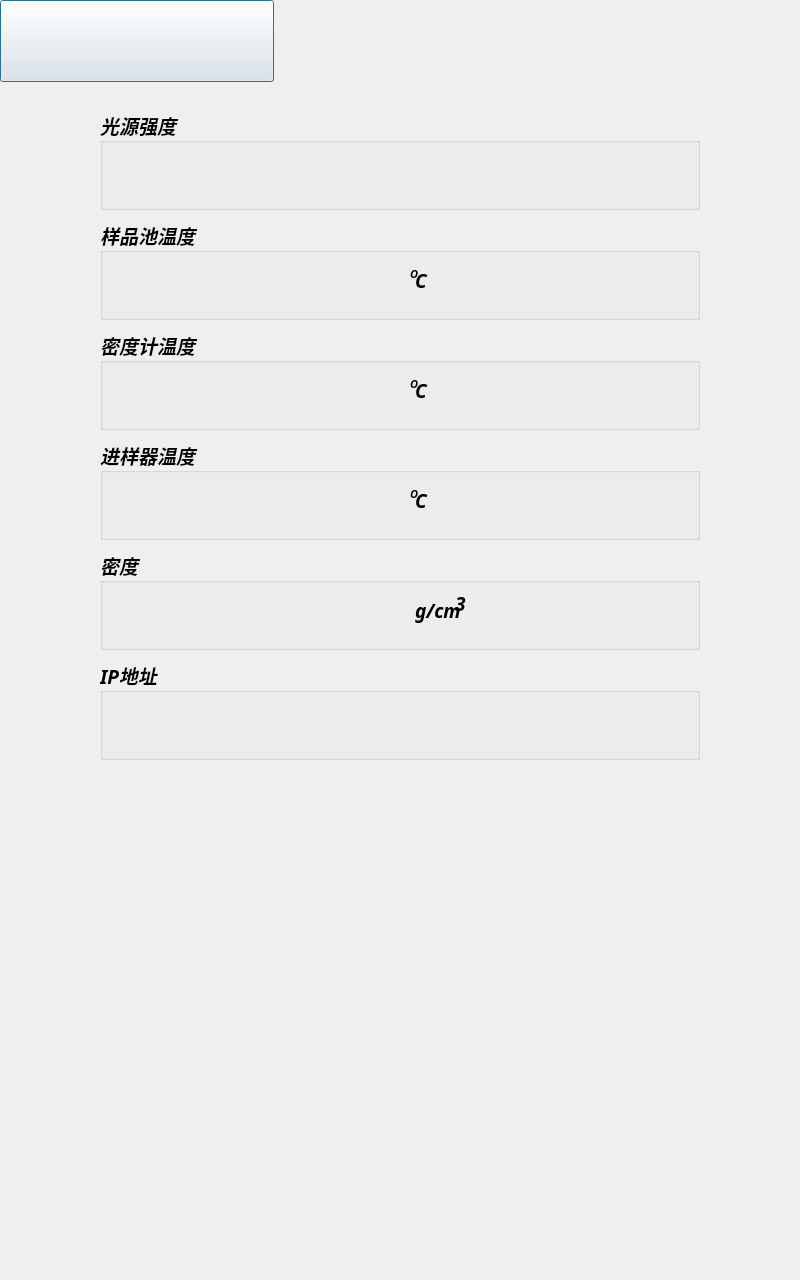
<?xml version="1.0" encoding="UTF-8"?>
<ui version="4.0">
 <class>DlgSysInfo</class>
 <widget class="QDialog" name="DlgSysInfo">
  <property name="geometry">
   <rect>
    <x>0</x>
    <y>0</y>
    <width>800</width>
    <height>1280</height>
   </rect>
  </property>
  <property name="windowTitle">
   <string>Dialog</string>
  </property>
  <widget class="QGroupBox" name="groupBox">
   <property name="geometry">
    <rect>
     <x>100</x>
     <y>110</y>
     <width>600</width>
     <height>100</height>
    </rect>
   </property>
   <property name="font">
    <font>
     <family>Ubuntu Mono</family>
     <pointsize>14</pointsize>
     <weight>75</weight>
     <italic>true</italic>
     <bold>true</bold>
    </font>
   </property>
   <property name="title">
    <string>光源强度</string>
   </property>
   <widget class="QLabel" name="label_1">
    <property name="geometry">
     <rect>
      <x>34</x>
      <y>40</y>
      <width>500</width>
      <height>40</height>
     </rect>
    </property>
    <property name="font">
     <font>
      <family>Ubuntu Mono</family>
      <pointsize>18</pointsize>
      <weight>50</weight>
      <italic>false</italic>
      <bold>false</bold>
     </font>
    </property>
    <property name="text">
     <string/>
    </property>
    <property name="alignment">
     <set>Qt::AlignCenter</set>
    </property>
   </widget>
  </widget>
  <widget class="QGroupBox" name="groupBox_2">
   <property name="geometry">
    <rect>
     <x>100</x>
     <y>220</y>
     <width>600</width>
     <height>100</height>
    </rect>
   </property>
   <property name="font">
    <font>
     <family>Ubuntu Mono</family>
     <pointsize>14</pointsize>
     <weight>75</weight>
     <italic>true</italic>
     <bold>true</bold>
    </font>
   </property>
   <property name="title">
    <string>样品池温度</string>
   </property>
   <widget class="QLabel" name="label_2">
    <property name="geometry">
     <rect>
      <x>34</x>
      <y>42</y>
      <width>260</width>
      <height>40</height>
     </rect>
    </property>
    <property name="font">
     <font>
      <family>Ubuntu Mono</family>
      <pointsize>18</pointsize>
      <weight>50</weight>
      <italic>false</italic>
      <bold>false</bold>
     </font>
    </property>
    <property name="text">
     <string/>
    </property>
    <property name="alignment">
     <set>Qt::AlignRight|Qt::AlignTrailing|Qt::AlignVCenter</set>
    </property>
   </widget>
   <widget class="QLabel" name="label">
    <property name="geometry">
     <rect>
      <x>310</x>
      <y>45</y>
      <width>21</width>
      <height>17</height>
     </rect>
    </property>
    <property name="font">
     <font>
      <family>Ubuntu Mono</family>
      <pointsize>8</pointsize>
      <weight>75</weight>
      <italic>true</italic>
      <bold>true</bold>
     </font>
    </property>
    <property name="text">
     <string>O</string>
    </property>
   </widget>
   <widget class="QLabel" name="label_7">
    <property name="geometry">
     <rect>
      <x>315</x>
      <y>45</y>
      <width>31</width>
      <height>31</height>
     </rect>
    </property>
    <property name="font">
     <font>
      <family>Ubuntu Mono</family>
      <pointsize>14</pointsize>
      <weight>75</weight>
      <italic>true</italic>
      <bold>true</bold>
     </font>
    </property>
    <property name="text">
     <string>C</string>
    </property>
   </widget>
  </widget>
  <widget class="QGroupBox" name="groupBox_3">
   <property name="geometry">
    <rect>
     <x>100</x>
     <y>330</y>
     <width>600</width>
     <height>100</height>
    </rect>
   </property>
   <property name="font">
    <font>
     <family>Ubuntu Mono</family>
     <pointsize>14</pointsize>
     <weight>75</weight>
     <italic>true</italic>
     <bold>true</bold>
    </font>
   </property>
   <property name="title">
    <string>密度计温度</string>
   </property>
   <widget class="QLabel" name="label_3">
    <property name="geometry">
     <rect>
      <x>34</x>
      <y>42</y>
      <width>260</width>
      <height>40</height>
     </rect>
    </property>
    <property name="font">
     <font>
      <family>Ubuntu Mono</family>
      <pointsize>18</pointsize>
      <weight>50</weight>
      <italic>false</italic>
      <bold>false</bold>
     </font>
    </property>
    <property name="text">
     <string/>
    </property>
    <property name="alignment">
     <set>Qt::AlignRight|Qt::AlignTrailing|Qt::AlignVCenter</set>
    </property>
   </widget>
   <widget class="QLabel" name="label_8">
    <property name="geometry">
     <rect>
      <x>315</x>
      <y>45</y>
      <width>31</width>
      <height>31</height>
     </rect>
    </property>
    <property name="font">
     <font>
      <family>Ubuntu Mono</family>
      <pointsize>14</pointsize>
      <weight>75</weight>
      <italic>true</italic>
      <bold>true</bold>
     </font>
    </property>
    <property name="text">
     <string>C</string>
    </property>
   </widget>
   <widget class="QLabel" name="label_9">
    <property name="geometry">
     <rect>
      <x>310</x>
      <y>45</y>
      <width>21</width>
      <height>17</height>
     </rect>
    </property>
    <property name="font">
     <font>
      <family>Ubuntu Mono</family>
      <pointsize>8</pointsize>
      <weight>75</weight>
      <italic>true</italic>
      <bold>true</bold>
     </font>
    </property>
    <property name="text">
     <string>O</string>
    </property>
   </widget>
  </widget>
  <widget class="QGroupBox" name="groupBox_4">
   <property name="geometry">
    <rect>
     <x>100</x>
     <y>440</y>
     <width>600</width>
     <height>100</height>
    </rect>
   </property>
   <property name="font">
    <font>
     <family>Ubuntu Mono</family>
     <pointsize>14</pointsize>
     <weight>75</weight>
     <italic>true</italic>
     <bold>true</bold>
    </font>
   </property>
   <property name="title">
    <string>进样器温度</string>
   </property>
   <widget class="QLabel" name="label_4">
    <property name="geometry">
     <rect>
      <x>34</x>
      <y>42</y>
      <width>260</width>
      <height>40</height>
     </rect>
    </property>
    <property name="font">
     <font>
      <family>Ubuntu Mono</family>
      <pointsize>18</pointsize>
      <weight>50</weight>
      <italic>false</italic>
      <bold>false</bold>
     </font>
    </property>
    <property name="text">
     <string/>
    </property>
    <property name="alignment">
     <set>Qt::AlignRight|Qt::AlignTrailing|Qt::AlignVCenter</set>
    </property>
   </widget>
   <widget class="QLabel" name="label_10">
    <property name="geometry">
     <rect>
      <x>315</x>
      <y>45</y>
      <width>31</width>
      <height>31</height>
     </rect>
    </property>
    <property name="font">
     <font>
      <family>Ubuntu Mono</family>
      <pointsize>14</pointsize>
      <weight>75</weight>
      <italic>true</italic>
      <bold>true</bold>
     </font>
    </property>
    <property name="text">
     <string>C</string>
    </property>
   </widget>
   <widget class="QLabel" name="label_11">
    <property name="geometry">
     <rect>
      <x>310</x>
      <y>45</y>
      <width>21</width>
      <height>17</height>
     </rect>
    </property>
    <property name="font">
     <font>
      <family>Ubuntu Mono</family>
      <pointsize>8</pointsize>
      <weight>75</weight>
      <italic>true</italic>
      <bold>true</bold>
     </font>
    </property>
    <property name="text">
     <string>O</string>
    </property>
   </widget>
  </widget>
  <widget class="QGroupBox" name="groupBox_5">
   <property name="geometry">
    <rect>
     <x>100</x>
     <y>550</y>
     <width>600</width>
     <height>100</height>
    </rect>
   </property>
   <property name="font">
    <font>
     <family>Ubuntu Mono</family>
     <pointsize>14</pointsize>
     <weight>75</weight>
     <italic>true</italic>
     <bold>true</bold>
    </font>
   </property>
   <property name="title">
    <string>密度</string>
   </property>
   <widget class="QLabel" name="label_5">
    <property name="geometry">
     <rect>
      <x>34</x>
      <y>42</y>
      <width>260</width>
      <height>40</height>
     </rect>
    </property>
    <property name="font">
     <font>
      <family>Ubuntu Mono</family>
      <pointsize>18</pointsize>
      <weight>50</weight>
      <italic>false</italic>
      <bold>false</bold>
     </font>
    </property>
    <property name="text">
     <string/>
    </property>
    <property name="alignment">
     <set>Qt::AlignRight|Qt::AlignTrailing|Qt::AlignVCenter</set>
    </property>
   </widget>
   <widget class="QLabel" name="label_12">
    <property name="geometry">
     <rect>
      <x>315</x>
      <y>40</y>
      <width>67</width>
      <height>40</height>
     </rect>
    </property>
    <property name="font">
     <font>
      <family>Ubuntu Mono</family>
      <pointsize>14</pointsize>
      <weight>75</weight>
      <italic>true</italic>
      <bold>true</bold>
     </font>
    </property>
    <property name="text">
     <string>g/cm</string>
    </property>
   </widget>
   <widget class="QLabel" name="label_13">
    <property name="geometry">
     <rect>
      <x>355</x>
      <y>45</y>
      <width>25</width>
      <height>17</height>
     </rect>
    </property>
    <property name="text">
     <string>3</string>
    </property>
   </widget>
  </widget>
  <widget class="QGroupBox" name="groupBox_6">
   <property name="geometry">
    <rect>
     <x>100</x>
     <y>660</y>
     <width>600</width>
     <height>100</height>
    </rect>
   </property>
   <property name="font">
    <font>
     <family>Ubuntu Mono</family>
     <pointsize>14</pointsize>
     <weight>75</weight>
     <italic>true</italic>
     <bold>true</bold>
    </font>
   </property>
   <property name="title">
    <string>IP地址</string>
   </property>
   <widget class="QLabel" name="label_6">
    <property name="geometry">
     <rect>
      <x>34</x>
      <y>40</y>
      <width>500</width>
      <height>40</height>
     </rect>
    </property>
    <property name="font">
     <font>
      <family>Ubuntu Mono</family>
      <pointsize>18</pointsize>
      <weight>50</weight>
      <italic>false</italic>
      <bold>false</bold>
     </font>
    </property>
    <property name="text">
     <string/>
    </property>
    <property name="alignment">
     <set>Qt::AlignCenter</set>
    </property>
   </widget>
  </widget>
  <widget class="QLabel" name="labelversion">
   <property name="geometry">
    <rect>
     <x>20</x>
     <y>1220</y>
     <width>500</width>
     <height>40</height>
    </rect>
   </property>
   <property name="font">
    <font>
     <family>Ubuntu Mono</family>
     <pointsize>14</pointsize>
     <italic>true</italic>
    </font>
   </property>
   <property name="text">
    <string/>
   </property>
   <property name="alignment">
    <set>Qt::AlignLeading|Qt::AlignLeft|Qt::AlignVCenter</set>
   </property>
  </widget>
  <widget class="QPushButton" name="pbTitle">
   <property name="geometry">
    <rect>
     <x>0</x>
     <y>0</y>
     <width>274</width>
     <height>82</height>
    </rect>
   </property>
   <property name="text">
    <string/>
   </property>
  </widget>
 </widget>
 <resources/>
 <connections/>
</ui>
